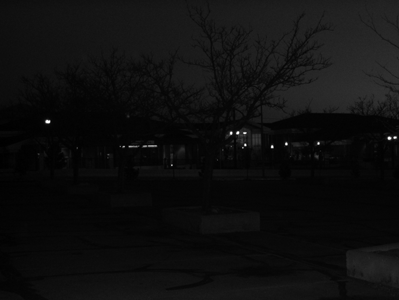
#> input picture Project 2 Image Enhancement/input/university.png, 399 x 300 px
$ python Histogram-EQ.py
#> lines starting #> are read from the running program, lines starting #| are printed output that depends on the picture
# Michael Rizig
# Project 2: Image Enhancement
# 001008703
# File 2: Histogram Equalization
# 6/12/2024

#Import nessessary tools
import matplotlib.pyplot as plottool
import cv2
from skimage import io

#equalizaion function created to match the histogram for this image

def equalizationFunc(pixel):
    # to find formula, first i analized the histogram distrobution of the graph
    # at first glance, the graph is mostly centered around the range 0,50, meaning the max-min gives us a range of about 50.
    # by dividing each pixel value by 50, we get its ratio, and by then multiplying that ratio by 255, we get its corrected mapped value
    # the formula below does this
    return 255 * (pixel/50)

# image path
mapPath = 'input/university.png'

#read in image
university = io.imread(mapPath)
#> university is the input picture: shape (300, 399); min 0, max 255, mean 14.8

#color corect image from bgr
university = cv2.cvtColor(university,cv2.COLOR_BGR2RGB)

#define range and max value for histogram tool
greyrange = [0,256]
maxsize= [256]

# utilize cv2 to draw historgram data
hist = cv2.calcHist([university], [0], None, maxsize, greyrange)
#> hist = 256 values, max 10624 at index 6, min 0 at index 66, mean 467.6

#define output image and initilize it to university image
out= university.copy()

#display original image
plottool.imshow(out)
plottool.title("Original image:")
plottool.show()

#display original image's histogram distrobution
plottool.plot(hist)
plottool.title("Original image Histogram:")
plottool.show()
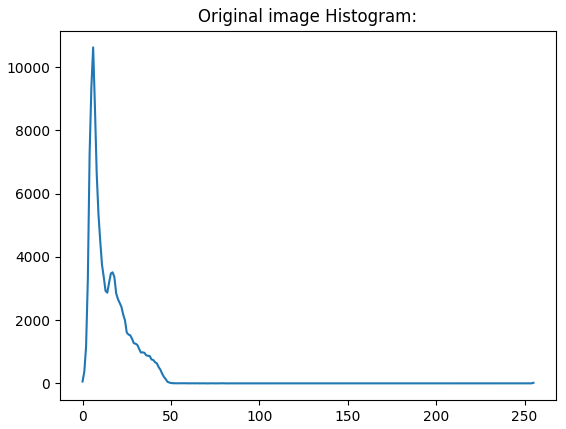
#> figure drawn by matplotlib, 1 panel; curve peaks at x = 6, y = 10624


#print(out.shape)
#loop through the input image and apply the equalizaton function to each pixel's grey value, saving the value in the output image
for k in range(0,university.shape[0]):
    for p in range(0,university.shape[1]):
        #apply the formula to each pixel
        out[k][p] = equalizationFunc(university[k][p])
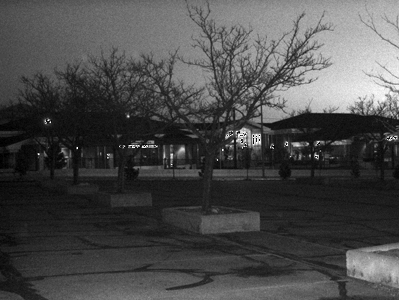
#> out: shape (300, 399, 3); min 0, max 255, mean 74.2


#calculate new histogram
hist = cv2.calcHist([out], [0], None, maxsize, greyrange)
#> hist = 256 values, max 10624 at index 30, min 0 at index 6, mean 467.6

#display histrogram
plottool.plot(hist)
plottool.title("Equalized Histogram:")
plottool.show()
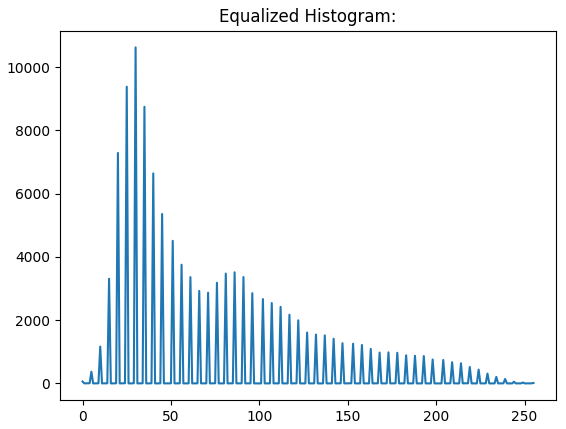
#> figure drawn by matplotlib, 1 panel; curve peaks at x = 30, y = 10624

#display corrected image
plottool.imshow(out)
plottool.title("Equalized Image:")
plottool.show()

#save image
cv2.imwrite('output/hist/university/uniEqualized.png',out)
